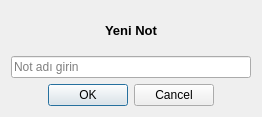
<?xml version="1.0" encoding="UTF-8"?>
<ui version="4.0">
 <class>Dialog</class>
 <widget class="QDialog" name="Dialog">
  <property name="geometry">
   <rect>
    <x>0</x>
    <y>0</y>
    <width>262</width>
    <height>117</height>
   </rect>
  </property>
  <property name="windowTitle">
   <string>Dialog</string>
  </property>
  <layout class="QVBoxLayout" name="verticalLayout">
   <item>
    <widget class="QLabel" name="label">
     <property name="text">
      <string>&lt;html&gt;&lt;head/&gt;&lt;body&gt;&lt;p align=&quot;center&quot;&gt;&lt;span style=&quot; font-size:10pt; font-weight:600;&quot;&gt;Yeni Not&lt;/span&gt;&lt;/p&gt;&lt;/body&gt;&lt;/html&gt;</string>
     </property>
    </widget>
   </item>
   <item>
    <widget class="QLineEdit" name="note_name">
     <property name="placeholderText">
      <string>Not adı girin</string>
     </property>
    </widget>
   </item>
   <item>
    <widget class="QDialogButtonBox" name="buttonBox">
     <property name="standardButtons">
      <set>QDialogButtonBox::Cancel|QDialogButtonBox::Ok</set>
     </property>
     <property name="centerButtons">
      <bool>true</bool>
     </property>
    </widget>
   </item>
  </layout>
 </widget>
 <resources/>
 <connections>
  <connection>
   <sender>buttonBox</sender>
   <signal>accepted()</signal>
   <receiver>Dialog</receiver>
   <slot>accept()</slot>
   <hints>
    <hint type="sourcelabel">
     <x>248</x>
     <y>254</y>
    </hint>
    <hint type="destinationlabel">
     <x>157</x>
     <y>274</y>
    </hint>
   </hints>
  </connection>
  <connection>
   <sender>buttonBox</sender>
   <signal>rejected()</signal>
   <receiver>Dialog</receiver>
   <slot>reject()</slot>
   <hints>
    <hint type="sourcelabel">
     <x>316</x>
     <y>260</y>
    </hint>
    <hint type="destinationlabel">
     <x>286</x>
     <y>274</y>
    </hint>
   </hints>
  </connection>
 </connections>
</ui>
